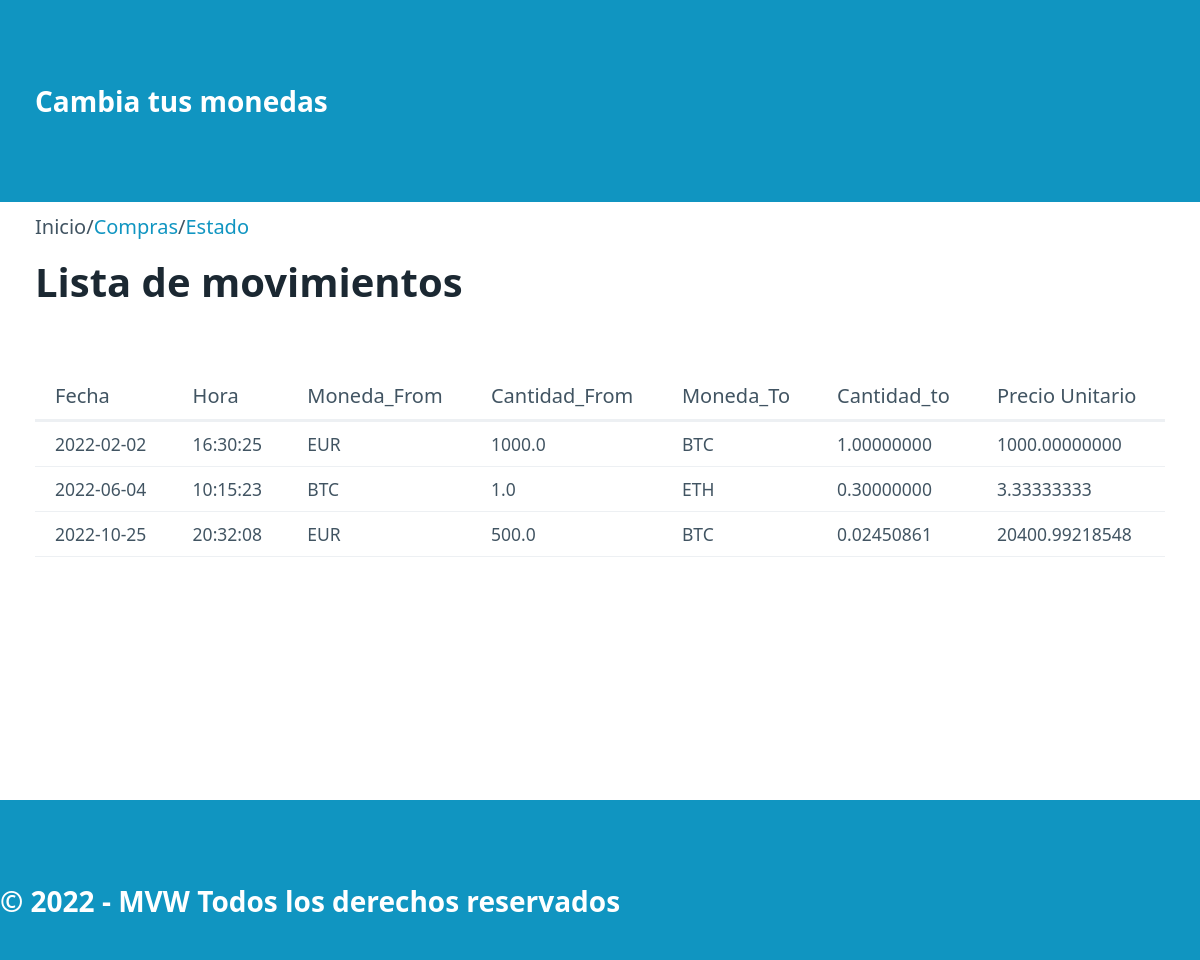
The page / on the database its author committed.
### tables this page shows
CREATE TABLE "trades" (
	"id"	INTEGER,
	"date"	TEXT NOT NULL,
	"time"	TEXT NOT NULL,
	"moneda_from"	TEXT NOT NULL,
	"cantidad_from"	REAL NOT NULL,
	"moneda_to"	TEXT NOT NULL,
	"cantidad_to"	REAL NOT NULL,
	PRIMARY KEY("id" AUTOINCREMENT)
);

### registros/routes.py (the view)
@app.route("/")
def index():
    try:
        registros = select_all()
        return render_template("index.html", pageTitle = "CryptoTrades", data =registros, encabezado = 'index.html')
    except sqlite3.Error as e:
        flash("Se ha producido error en la base datos, inténtelo de nuevo más tarde")
        return render_template("index.html", pageTitle="Todos", data = [])

### registros/models.py (called while the page is built)
def filas_to_diccionario(filas, columnas):
    resultado = []
    for fila in filas:
        posicion_columna = 0
        d = {}
        for campo in columnas:
            d[campo[0]] = fila[posicion_columna]
            posicion_columna += 1
        resultado.append(d)
    return resultado

def select_all():
    conn = sqlite3.connect(ORIGIN_DATA)
    cur = conn.cursor()
    cur.execute("SELECT id, date, time, moneda_from, cantidad_from, moneda_to, cantidad_to, (cantidad_from/cantidad_to) as PU from trades order by date;")
    resultado = filas_to_diccionario(cur.fetchall(), cur.description)
    conn.close()
    return resultado

### registros/templates/index.html (shortened to what this page needs)
{% extends "base.html" %}
{% block content %}
<h1 class="container">Lista de movimientos</h1>
<table>
    <thead>
        <tr>
          <th>Fecha</th>
          <th>Hora</th>
          <th>Moneda_From</th>
          <th>Cantidad_From</th>
          <th>Moneda_To</th>
          <th>Cantidad_to</th>
          <th>Precio Unitario</th>
        </tr>
    </thead>
  <tbody>
      {% for trades in data %}
      <tr>
          <td>{{ trades.date }}</td>
          <td>{{ trades.time }}</td>
          <td>{{ trades.moneda_from }}</td>
          <td>{{ trades.cantidad_from }}</td>
          <td>{{ trades.moneda_to }}</td>
          <td class="number">{{ "%.8f" | format(trades.cantidad_to) }}</td>
          <td class="number">{{ "%.8f" | format (trades.PU) }}</td>
      </tr>
      {% endfor %}
  </tbody>
</table>
{% endblock %}

### registros/templates/base.html (shortened to what this page needs)
<html lang="en">
<head>
    <link rel="stylesheet" href="/static/css/pico.css">
    <link rel="stylesheet" href="/static/css/styles.css">
</head>
<header>
    <div class="container">
       Cambia tus monedas
    </div>
</header>
<body>
        <nav class="container" aria-label="breadcrumb">
        {% if encabezado == 'index.html' %}
            <nav>
                <span>Inicio</span>
                /
                <a href="/purchase" class="container">Compras</a>
                /
                <a href="/status" class = "container">Estado</a>
            </nav>
            {% endif %}
        </nav>
    <section class="container">
    {% block content %}{% endblock %}
    </section>
    <footer>
        &copy; 2022 - MVW Todos los derechos reservados
    </footer>
</body>
</html>

### registros/static/css/styles.css (style rules this page uses)
header, footer { background-color: var(--primary); color: var(--primary-inverse); font-size: 1.4em; font-weight: bold; padding: 0; }
body { min-height: 100vh; display: grid; grid-template-rows: auto 50px 1fr 0 auto; margin: 0; }

### rows shown on the page
trades: date "2022-02-02", time "16:30:25", moneda_from "EUR", cantidad_from "1000.0", moneda_to "BTC", cantidad_to "1.00000000", PU "1000.00000000"
trades: date "2022-06-04", time "10:15:23", moneda_from "BTC", cantidad_from "1.0", moneda_to "ETH", cantidad_to "0.30000000", PU "3.33333333"
trades: date "2022-10-25", time "20:32:08", moneda_from "EUR", cantidad_from "500.0", moneda_to "BTC", cantidad_to "0.02450861", PU "20400.99218548"
